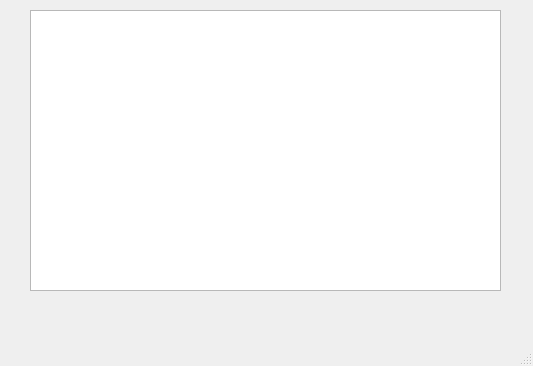
<?xml version="1.0" encoding="UTF-8"?>
<ui version="4.0">
 <class>MainWindow</class>
 <widget class="QMainWindow" name="MainWindow">
  <property name="geometry">
   <rect>
    <x>0</x>
    <y>0</y>
    <width>533</width>
    <height>366</height>
   </rect>
  </property>
  <property name="windowTitle">
   <string>MainWindow</string>
  </property>
  <widget class="QWidget" name="centralwidget">
   <widget class="QTextBrowser" name="textBrowser">
    <property name="geometry">
     <rect>
      <x>30</x>
      <y>10</y>
      <width>471</width>
      <height>281</height>
     </rect>
    </property>
   </widget>
  </widget>
  <widget class="QMenuBar" name="menubar">
   <property name="geometry">
    <rect>
     <x>0</x>
     <y>0</y>
     <width>533</width>
     <height>36</height>
    </rect>
   </property>
  </widget>
  <widget class="QStatusBar" name="statusbar"/>
 </widget>
 <resources/>
 <connections/>
</ui>
